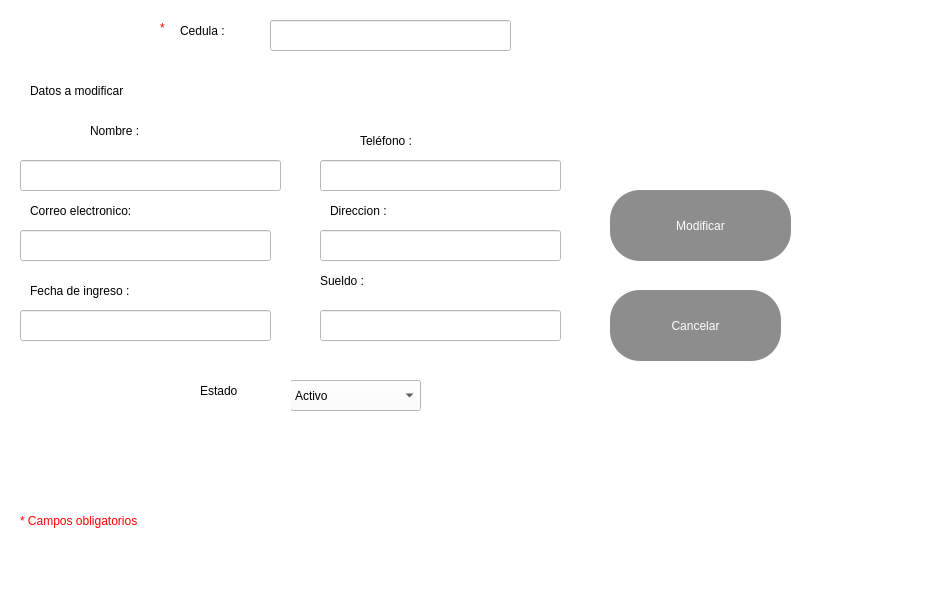
<?xml version="1.0" encoding="UTF-8"?>
<ui version="4.0">
 <class>MainWindow</class>
 <widget class="QMainWindow" name="MainWindow">
  <property name="geometry">
   <rect>
    <x>0</x>
    <y>0</y>
    <width>932</width>
    <height>600</height>
   </rect>
  </property>
  <property name="windowTitle">
   <string>MainWindow</string>
  </property>
  <property name="styleSheet">
   <string notr="true">background-color: rgb(255, 255, 255);</string>
  </property>
  <widget class="QWidget" name="centralwidget">
   <widget class="QLineEdit" name="lineEdit_sueldo">
    <property name="geometry">
     <rect>
      <x>320</x>
      <y>310</y>
      <width>241</width>
      <height>31</height>
     </rect>
    </property>
    <property name="styleSheet">
     <string notr="true">background-color: rgb(255, 255, 255);
font: 12pt &quot;MS Shell Dlg 2&quot;;</string>
    </property>
    <property name="text">
     <string/>
    </property>
   </widget>
   <widget class="QLabel" name="label">
    <property name="geometry">
     <rect>
      <x>180</x>
      <y>10</y>
      <width>91</width>
      <height>41</height>
     </rect>
    </property>
    <property name="styleSheet">
     <string notr="true">font: 15pt &quot;MS Reference Sans Serif&quot;;</string>
    </property>
    <property name="text">
     <string>Cedula :</string>
    </property>
   </widget>
   <widget class="QLabel" name="label_14">
    <property name="geometry">
     <rect>
      <x>320</x>
      <y>260</y>
      <width>111</width>
      <height>41</height>
     </rect>
    </property>
    <property name="styleSheet">
     <string notr="true">font: 15pt &quot;MS Reference Sans Serif&quot;;</string>
    </property>
    <property name="text">
     <string>Sueldo :</string>
    </property>
   </widget>
   <widget class="QLabel" name="label_3">
    <property name="geometry">
     <rect>
      <x>30</x>
      <y>190</y>
      <width>201</width>
      <height>41</height>
     </rect>
    </property>
    <property name="styleSheet">
     <string notr="true">font: 15pt &quot;MS Reference Sans Serif&quot;;</string>
    </property>
    <property name="text">
     <string>Correo electronico:</string>
    </property>
   </widget>
   <widget class="QLabel" name="label_6">
    <property name="geometry">
     <rect>
      <x>360</x>
      <y>120</y>
      <width>111</width>
      <height>41</height>
     </rect>
    </property>
    <property name="styleSheet">
     <string notr="true">font: 15pt &quot;MS Reference Sans Serif&quot;;</string>
    </property>
    <property name="text">
     <string>Teléfono :</string>
    </property>
   </widget>
   <widget class="QLabel" name="label_4">
    <property name="geometry">
     <rect>
      <x>330</x>
      <y>190</y>
      <width>111</width>
      <height>41</height>
     </rect>
    </property>
    <property name="styleSheet">
     <string notr="true">font: 15pt &quot;MS Reference Sans Serif&quot;;</string>
    </property>
    <property name="text">
     <string>Direccion :</string>
    </property>
   </widget>
   <widget class="QLabel" name="label_8">
    <property name="geometry">
     <rect>
      <x>20</x>
      <y>500</y>
      <width>331</width>
      <height>41</height>
     </rect>
    </property>
    <property name="styleSheet">
     <string notr="true">color: rgb(255, 0, 0);
font: 12pt &quot;MS Shell Dlg 2&quot;;</string>
    </property>
    <property name="text">
     <string>* Campos obligatorios</string>
    </property>
   </widget>
   <widget class="QLabel" name="label_5">
    <property name="geometry">
     <rect>
      <x>30</x>
      <y>270</y>
      <width>221</width>
      <height>41</height>
     </rect>
    </property>
    <property name="styleSheet">
     <string notr="true">font: 15pt &quot;MS Reference Sans Serif&quot;;</string>
    </property>
    <property name="text">
     <string>Fecha de ingreso :</string>
    </property>
   </widget>
   <widget class="QLabel" name="label_2">
    <property name="geometry">
     <rect>
      <x>90</x>
      <y>110</y>
      <width>111</width>
      <height>41</height>
     </rect>
    </property>
    <property name="styleSheet">
     <string notr="true">font: 15pt &quot;MS Reference Sans Serif&quot;;</string>
    </property>
    <property name="text">
     <string>Nombre :</string>
    </property>
   </widget>
   <widget class="QPushButton" name="btn_cancelar">
    <property name="geometry">
     <rect>
      <x>610</x>
      <y>290</y>
      <width>171</width>
      <height>71</height>
     </rect>
    </property>
    <property name="styleSheet">
     <string notr="true">QPushButton{
font: 90 20pt &quot;MS Shell Dlg 2&quot;;
  color:rgb(255, 255, 255);
  
	background-color: rgb(104, 127, 143);
border-radius:30px;
}
QPushButton:hover{
background-color: rgb(255, 0,0 );
	color:rgb(255, 255, 255);
}

QPushButton{

  color:rgb(255, 255, 255);
  
	
	background-color: rgb(141, 141, 141);
}
</string>
    </property>
    <property name="text">
     <string>Cancelar</string>
    </property>
   </widget>
   <widget class="QLineEdit" name="lineEdit_direccion">
    <property name="geometry">
     <rect>
      <x>320</x>
      <y>230</y>
      <width>241</width>
      <height>31</height>
     </rect>
    </property>
    <property name="styleSheet">
     <string notr="true">background-color: rgb(255, 255, 255);
font: 12pt &quot;MS Shell Dlg 2&quot;;</string>
    </property>
    <property name="text">
     <string/>
    </property>
   </widget>
   <widget class="QLineEdit" name="lineEdit_telefono">
    <property name="geometry">
     <rect>
      <x>320</x>
      <y>160</y>
      <width>241</width>
      <height>31</height>
     </rect>
    </property>
    <property name="styleSheet">
     <string notr="true">background-color: rgb(255, 255, 255);
font: 12pt &quot;MS Shell Dlg 2&quot;;</string>
    </property>
    <property name="text">
     <string/>
    </property>
   </widget>
   <widget class="QPushButton" name="btn_modificar">
    <property name="geometry">
     <rect>
      <x>610</x>
      <y>190</y>
      <width>181</width>
      <height>71</height>
     </rect>
    </property>
    <property name="styleSheet">
     <string notr="true">QPushButton{
font: 90 20pt &quot;MS Shell Dlg 2&quot;;
  color:rgb(255, 255, 255);
  
	background-color: rgb(104, 127, 143);
border-radius:30px;
}
QPushButton:hover{
background-color: rgb(255, 0,0 );
	color:rgb(255, 255, 255);
}

QPushButton{

  color:rgb(255, 255, 255);
  
	
	background-color: rgb(141, 141, 141);
}
</string>
    </property>
    <property name="text">
     <string>Modificar</string>
    </property>
   </widget>
   <widget class="QLineEdit" name="lineEdit_cedula">
    <property name="geometry">
     <rect>
      <x>270</x>
      <y>20</y>
      <width>241</width>
      <height>31</height>
     </rect>
    </property>
    <property name="styleSheet">
     <string notr="true">background-color: rgb(255, 255, 255);
font: 12pt &quot;MS Shell Dlg 2&quot;;</string>
    </property>
    <property name="text">
     <string/>
    </property>
   </widget>
   <widget class="QLabel" name="label_7">
    <property name="geometry">
     <rect>
      <x>160</x>
      <y>20</y>
      <width>16</width>
      <height>16</height>
     </rect>
    </property>
    <property name="styleSheet">
     <string notr="true">color: rgb(255, 0, 0);
font: 12pt &quot;MS Shell Dlg 2&quot;;</string>
    </property>
    <property name="text">
     <string>*</string>
    </property>
   </widget>
   <widget class="QLineEdit" name="lineEdit_nombre">
    <property name="geometry">
     <rect>
      <x>20</x>
      <y>160</y>
      <width>261</width>
      <height>31</height>
     </rect>
    </property>
    <property name="styleSheet">
     <string notr="true">background-color: rgb(255, 255, 255);
font: 12pt &quot;MS Shell Dlg 2&quot;;</string>
    </property>
    <property name="text">
     <string/>
    </property>
   </widget>
   <widget class="QLineEdit" name="lineEdit_correo">
    <property name="geometry">
     <rect>
      <x>20</x>
      <y>230</y>
      <width>251</width>
      <height>31</height>
     </rect>
    </property>
    <property name="styleSheet">
     <string notr="true">background-color: rgb(255, 255, 255);
font: 12pt &quot;MS Shell Dlg 2&quot;;</string>
    </property>
    <property name="text">
     <string/>
    </property>
   </widget>
   <widget class="QLabel" name="label_9">
    <property name="geometry">
     <rect>
      <x>30</x>
      <y>70</y>
      <width>241</width>
      <height>41</height>
     </rect>
    </property>
    <property name="styleSheet">
     <string notr="true">font: 15pt &quot;MS Reference Sans Serif&quot;;</string>
    </property>
    <property name="text">
     <string>Datos a modificar </string>
    </property>
   </widget>
   <widget class="QComboBox" name="comboBox_estado">
    <property name="geometry">
     <rect>
      <x>290</x>
      <y>380</y>
      <width>131</width>
      <height>31</height>
     </rect>
    </property>
    <property name="styleSheet">
     <string notr="true">font: 12pt &quot;MS Shell Dlg 2&quot;;</string>
    </property>
    <item>
     <property name="text">
      <string>Activo</string>
     </property>
    </item>
    <item>
     <property name="text">
      <string>Inactivo</string>
     </property>
    </item>
   </widget>
   <widget class="QLabel" name="label_15">
    <property name="geometry">
     <rect>
      <x>200</x>
      <y>370</y>
      <width>91</width>
      <height>41</height>
     </rect>
    </property>
    <property name="styleSheet">
     <string notr="true">font: 15pt &quot;MS Reference Sans Serif&quot;;</string>
    </property>
    <property name="text">
     <string>Estado</string>
    </property>
   </widget>
   <widget class="QLineEdit" name="lineEdit_fecha">
    <property name="geometry">
     <rect>
      <x>20</x>
      <y>310</y>
      <width>251</width>
      <height>31</height>
     </rect>
    </property>
    <property name="styleSheet">
     <string notr="true">background-color: rgb(255, 255, 255);
font: 12pt &quot;MS Shell Dlg 2&quot;;</string>
    </property>
    <property name="text">
     <string/>
    </property>
   </widget>
  </widget>
  <widget class="QMenuBar" name="menubar">
   <property name="geometry">
    <rect>
     <x>0</x>
     <y>0</y>
     <width>932</width>
     <height>21</height>
    </rect>
   </property>
  </widget>
  <widget class="QStatusBar" name="statusbar"/>
 </widget>
 <resources/>
 <connections/>
</ui>
